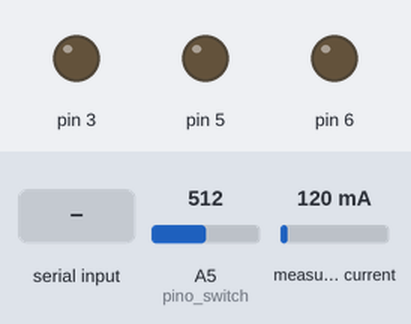
A sketch run on a simulated Arduino Uno, built with avr-gcc and run on an emulated ATmega328P. On the bench: output pins drawn as LEDs (lit = HIGH). Dashed ring = blinking. Inputs (shaded band) come from the test bench; at power-on: A5 (pino_switch) = 512, measured current 120 mA. What the sketch prints to the serial monitor is not drawn.

Above: at 1.9 s.
2.0 s: A5 (pino_switch) set to 790
3.5 s: A5 (pino_switch) set to 813
At 3.9 s:
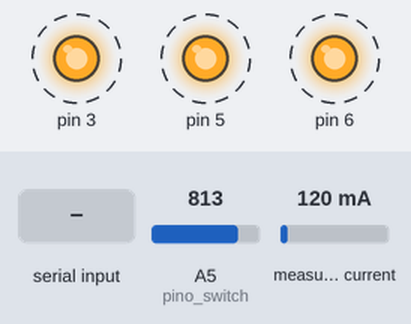
7.9 s: "i" received over Serial
At 15.63 s:
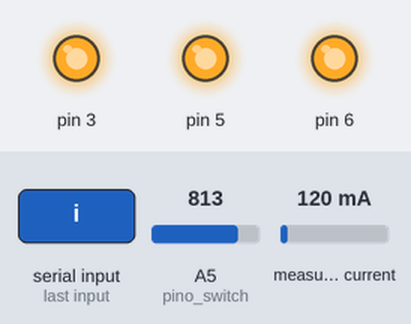
Timing chart, 0 to 15.7 s (numbered marks = the images above; inputs shaded):
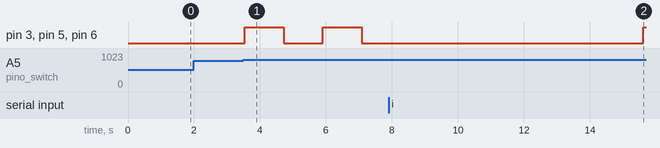

The sketch:

arduinoReadings.ino
```cpp
//Carrega as bibliotecas
#include "EmonLib.h"
#include <SPI.h>

EnergyMonitor emon1;

//Tensao da rede eletrica
int rede = 110;

//Pino do sensor SCT
int pino_sct = A1;

//Pino switch
int pino_switch = A5;

//Send buffer
char serialBuf [11];
char serialHold [11];

//Potencia instantanea
double pot = 0;

char light = 'n';

int receivedOrder = 0;

String sendToRasp = "0";

String saveLastReading = "0";

int globalSwitch = 0;

int switchReading = 0;

void setup()
{
  Serial.begin(38400, SERIAL_8N1);
  pinMode(3, OUTPUT);
  pinMode(5, OUTPUT);
  pinMode(6, OUTPUT);
  pinMode(9, INPUT);
  //Pino, calibracao - Cur Const= Ratio/BurdenR. 2000/33 = 60
  emon1.current(pino_sct, 60);
}

void serialEvent() {
  saveLastReading = sendToRasp;
  saveLastReading.toCharArray(serialHold, 11);
  receivedOrder = 1;
  while (Serial.available()){
    light = Serial.read();
    //Light states are:
    //  0 -> All off
    //  1 -> 1 on
    //  2 -> 2 on
    //  3 -> 3 on
    if (light == 'o') {
      globalSwitch = 0;
      digitalWrite(3, LOW);
      digitalWrite(5, LOW);
      digitalWrite(6, LOW);
      //delay (500);
    }
    else if (light == 'i') {
      globalSwitch = 1;
      digitalWrite(3, HIGH);
      digitalWrite(5, LOW);
      digitalWrite(6, LOW);
      //delay(500);
    }
    else if (light == 's') {
      globalSwitch = 1;
      digitalWrite(3, HIGH);
      digitalWrite(5, HIGH);
      digitalWrite(6, LOW);
      //delay(500);
    }
    else if (light == 'a') {
      globalSwitch = 1;
      digitalWrite(3, HIGH);
      digitalWrite(5, HIGH);
      digitalWrite(6, HIGH);
      //delay(500);
    }
    else {
      globalSwitch = 0;
      digitalWrite(3, LOW);
      digitalWrite(5, LOW);
      digitalWrite(6, LOW);
      //delay(500);
    }
    Serial.flush();
  }
}

void loop()
{
  switchReading = analogRead(pino_switch);
  if (switchReading > 800 && globalSwitch == 0) {
    globalSwitch = 1;
    digitalWrite(3, HIGH);
    digitalWrite(5, HIGH);
    digitalWrite(6, HIGH);
  }
  else if (switchReading > 800 && globalSwitch == 1) {
    globalSwitch = 0;
    digitalWrite(3, LOW);
    digitalWrite(5, LOW);
    digitalWrite(6, LOW);
  }
  int i = 0;
  if (receivedOrder == 1){
    for (i = 0; i<5; i++){
      Serial.write(serialHold);
      delay(1000);
    }
    double Irms = emon1.calcIrms(1480);
    Irms = Irms - 0.1;
    pot = rede * Irms;
    sendToRasp = String(pot, 2);
    sendToRasp.toCharArray(serialBuf, 11);
    Serial.write(serialHold);
    receivedOrder = 0;
    delay(1000);
  }
  //Calcula a corrente
  double Irms = emon1.calcIrms(1480);
  Irms = Irms - 0.1;
  pot = rede * Irms;
  sendToRasp = String(pot, 2);
  sendToRasp = sendToRasp + ":";
  sendToRasp = sendToRasp + String(globalSwitch);
  sendToRasp.toCharArray(serialBuf, 11);
  Serial.write(serialBuf);

  //Mostra o valor da corrente no serial monitor e display
  //Serial.println("Corrente : ");
  //Serial.println(Irms); // Irms
  //Serial.println("Potencia:");
  //Serial.println(light);
  Serial.flush();
  delay(1000);
}
```

Measured:
- the behaviour switches between 800 and 801 on A5 (pino_switch) (found by bisection; images 0 and 1)
- after the input at 2.0 s, every drawn part: stays the same
- after the input at 3.5 s, pin 3, pin 5, pin 6: alternates HIGH for 1.2 s and LOW for 1.2 s, starting at once
